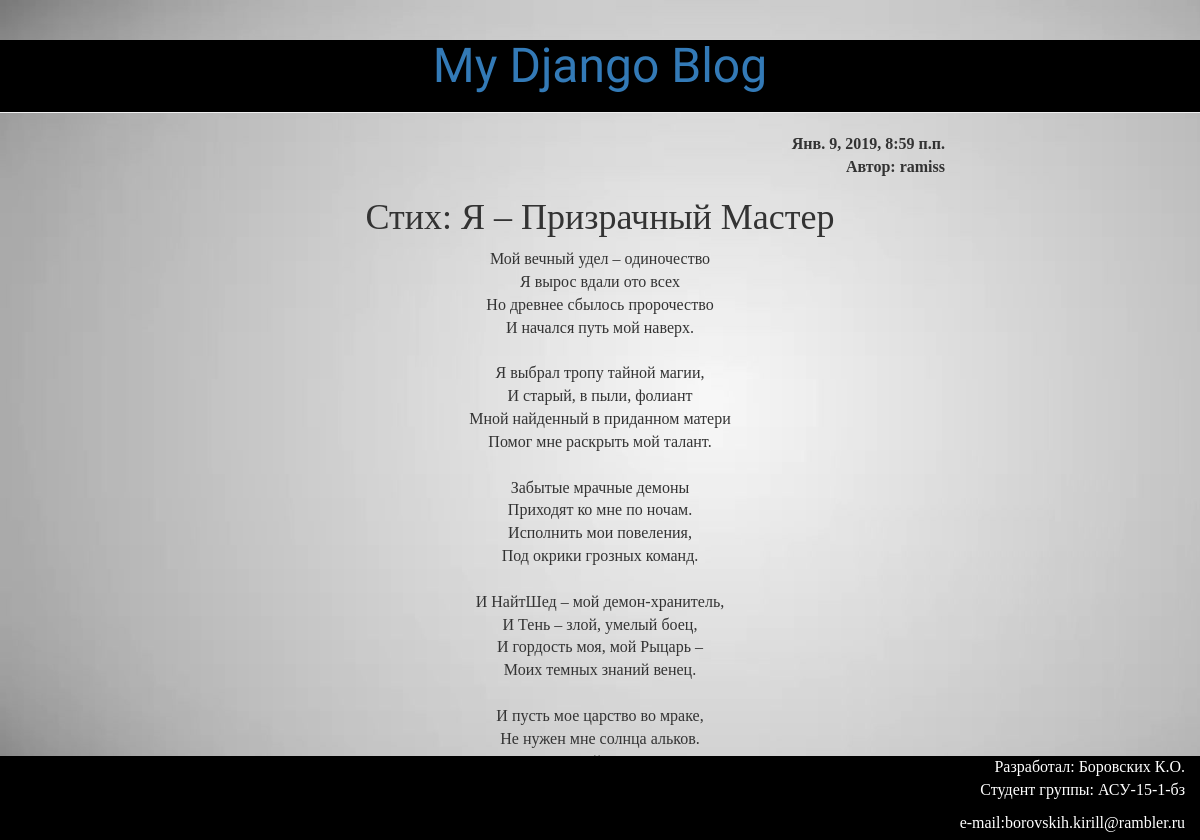
The app's page /post/1/ with its own data.
### blog/models.py (models this page shows, shortened)
class Post(models.Model):
    author = models.ForeignKey('auth.User', on_delete=models.CASCADE)
    title = models.CharField(max_length=200)
    text = models.TextField()
    created_date = models.DateTimeField(
            default=timezone.now)
    published_date = models.DateTimeField(
            blank=True, null=True)

### blog/views.py (the view)
# urls.py: url(r'^post/(?P<pk>\d+)/$', views.post_detail, name='post_detail'),
def post_detail(request, pk):
    post = get_object_or_404(Post, pk=pk)
    return render(request, 'blog/post_detail.html', {'post': post})

### blog/templates/blog/post_detail.html
{% extends 'blog/base.html' %}
{% block content %}
    <div class="post-detail">
        {% if post.published_date %}
            <div class="date"><strong>{{ post.published_date }} <br> Автор: {{ post.author }}</strong></div>
        {% endif %}
        <h1>{{ post.title }}</h1>
        <p>{{ post.text|linebreaksbr }}</p>
    </div>
    <div class="text-center">
         <a class="btn btn-link" href="/" role="button">Назад</a>
    </div>
{% endblock %}

### blog/static/css/blog.css (style rules this page uses)
html { height: 100%; }
body { padding-left: 0px; padding-top: 0px; margin: 0; height: 100%; background: url(/static/images/fon2.jpg); background-size: cover; background-color: #c7b39b; font-family: Times New Roman; font-size: 16px; }
.post-detail { text-align: center; }
.date { text-align: right; margin-right: 15px; }

### records on screen
Post: published_date "Янв. 9, 2019, 8:59 п.п.", author "ramiss", title "Стих: Я – Призрачный Мастер", text "Мой вечный удел – одиночество Я вырос вдали ото всех Но древнее сбылось пророчество И начался путь мой наверх. Я выбрал тропу тайной магии, И старый, в пыли, фолиант Мной найденный в приданном матери Помог мне раскрыть мой талант. Забытые мрачные демоны Приходят ко мне по ночам. Исполнить мои повеления, Под окрики грозных команд. И НайтШед – мой демон-хранитель, И Тень – злой, умелый боец, И гордость моя, мой Рыцарь – Моих темных знаний венец. И пусть мое царство во мраке, Не нужен мне солнца альков."
